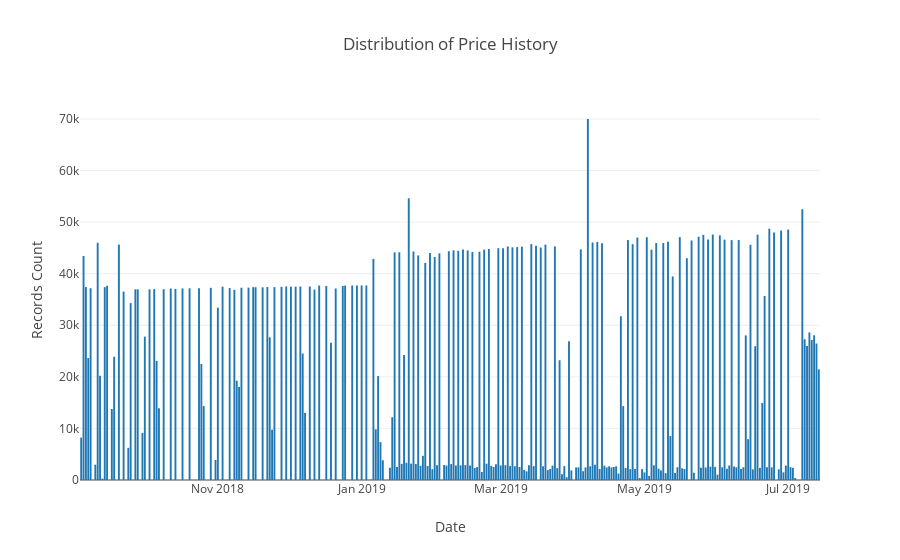

The notebook cell this image was saved under:
### Markdown cell above
## This is historical data from the `pricehistory` Mongo collection.  This is updated via the `updatepricehistory.py` script.

### Code cell
# https://plot.ly/python/bar-charts/

data = [Bar(
        x=grouped_df['date'],
        y=grouped_df['count']
    )]

layout = Layout(
        title='Distribution of Price History',
        xaxis=dict(
            title='Date'
        ),
        yaxis=dict(
            title='Records Count'
        )
    )

fig = Figure(data=data, layout=layout)

iplot(fig)

### Figure 1 — Plotly figure (JSON) as saved in the notebook; plotly's stock layout.template omitted (floating-point values rounded to 4 significant figures; data arrays with more than 128 entries replaced by an {"elided": "..."} marker saying what was removed)
{"data": [{"type": "bar", "uid": "2c055d70-7105-4ed8-a1f4-f8a557c8cb76", "x": {"elided": "250 str values"}, "y": {"elided": "250 int values"}}], "layout": {"title": {"text": "Distribution of Price History"}, "xaxis": {"title": {"text": "Date"}}, "yaxis": {"title": {"text": "Records Count"}}}}
